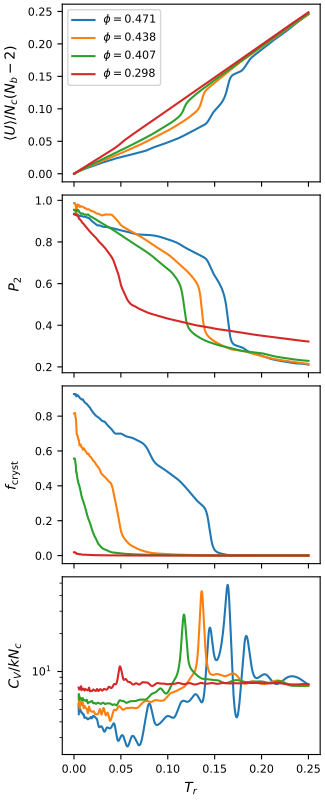

Here is the Python script that generated this plot:
#!/usr/bin/env python3
# -*- coding: utf-8 -*-
"""
created on Tue June 14 08:41:00 2021

@author: pierrekawak
"""

import sys
import numpy as np
import matplotlib.pyplot as plt
import random
import pandas as pd
import json

Nc    = 125
Nb    = 10
sigma = 1

WL_A_file_name   = "like10_ext_canon_distro.out"
WL_B_file_name   = "like10.25_ext_canon_distro.out"
WL_C_file_name   = "like10.5_ext_canon_distro.out"
WL_D_file_name   = "lx13.00_ext_canon_distro.out"

WL_A_file_params = "like10_params.json"
WL_B_file_params = "like10.25_params.json"
WL_C_file_params = "like10.5_params.json"
WL_D_file_params = "lx13.00_params.json"

usecols          = (0,1,2,3,4,5)
names            = ['T', 'Em', 'Cv', 'q6', 'P2', 'n6']

WL_A_df          = pd.read_csv(WL_A_file_name, index_col=False, delimiter=' ', 
                                   usecols=usecols, names=names)
WL_B_df          = pd.read_csv(WL_B_file_name, index_col=False, delimiter=' ', 
                                   usecols=usecols, names=names)
WL_C_df          = pd.read_csv(WL_C_file_name, index_col=False, delimiter=' ', 
                                   usecols=usecols, names=names)
WL_D_df          = pd.read_csv(WL_D_file_name, index_col=False, delimiter=' ', 
                                   usecols=usecols, names=names)

Lx_A             = float(json.load(open(WL_A_file_params, "r+"))["Lx"])
Lx_B             = float(json.load(open(WL_B_file_params, "r+"))["Lx"])
Lx_C             = float(json.load(open(WL_C_file_params, "r+"))["Lx"])
Lx_D             = float(json.load(open(WL_D_file_params, "r+"))["Lx"])

phi_A            = np.round(Nc*Nb*sigma**3/Lx_A**3*np.pi/6, 3)
phi_B            = np.round(Nc*Nb*sigma**3/Lx_B**3*np.pi/6, 3)
phi_C            = np.round(Nc*Nb*sigma**3/Lx_C**3*np.pi/6, 3)
phi_D            = np.round(Nc*Nb*sigma**3/Lx_D**3*np.pi/6, 3)

test = 1
if test:
  fig, ax = plt.subplots(4, 1, sharex=True, figsize=(3.25,2.0*4), constrained_layout=True)
else:
  fig, ax = plt.subplots(4, 1, sharex=True, figsize=(3.25,2.0*4))#, constrained_layout=True)

multiplier = 1/Nc/(Nb-2)
ax[0].plot(WL_A_df["T"], WL_A_df["Em"]*multiplier, label=r'$\phi=$'+str(phi_A))
ax[0].plot(WL_B_df["T"], WL_B_df["Em"]*multiplier, label=r'$\phi=$'+str(phi_B))
ax[0].plot(WL_C_df["T"], WL_C_df["Em"]*multiplier, label=r'$\phi=$'+str(phi_C))
ax[0].plot(WL_D_df["T"], WL_D_df["Em"]*multiplier, label=r'$\phi=$'+str(phi_D))

ax[0].set_ylabel(r"$\left<U\right>/N_{c}(N_{b}-2)$", fontsize=10, labelpad=7)
#ax[0].set_ylabel(r"$-U_{\mathrm{angle}}/k_{b}\times10^{-2}$", fontsize=10, labelpad=11)
ax[0].tick_params(axis='both', labelsize=8)
ax[0].legend(loc='best', fontsize=8)#, prop={'size': 6})

ax[1].plot(WL_A_df["T"], WL_A_df["P2"], label=r'$\phi=$'+str(phi_A))
ax[1].plot(WL_B_df["T"], WL_B_df["P2"], label=r'$\phi=$'+str(phi_B))
ax[1].plot(WL_C_df["T"], WL_C_df["P2"], label=r'$\phi=$'+str(phi_C))
ax[1].plot(WL_D_df["T"], WL_D_df["P2"], label=r'$\phi=$'+str(phi_D))
ax[1].set_ylabel(r"$P_{2}$", fontsize=10, labelpad=9)
ax[1].tick_params(axis='both', labelsize=8)

ax[2].plot(WL_A_df["T"], WL_A_df["n6"], label=r'$\phi=$'+str(phi_A))
ax[2].plot(WL_B_df["T"], WL_B_df["n6"], label=r'$\phi=$'+str(phi_B))
ax[2].plot(WL_C_df["T"], WL_C_df["n6"], label=r'$\phi=$'+str(phi_C))
ax[2].plot(WL_D_df["T"], WL_D_df["n6"], label=r'$\phi=$'+str(phi_D))
ax[2].set_ylabel(r"$f_{\mathrm{cryst}}$", fontsize=10, labelpad=9.5)
ax[2].tick_params(axis='both', labelsize=8)

cutT = 0.005
multiplier = 1/Nc #/Nb
ax[3].plot(np.array(WL_A_df["T"])[WL_A_df["T"]>cutT], np.array(WL_A_df["Cv"])[WL_A_df["T"]>cutT]*multiplier, label=r'$\phi=$'+str(phi_A))
ax[3].plot(np.array(WL_B_df["T"])[WL_A_df["T"]>cutT], np.array(WL_B_df["Cv"])[WL_A_df["T"]>cutT]*multiplier, label=r'$\phi=$'+str(phi_B))
ax[3].plot(np.array(WL_C_df["T"])[WL_A_df["T"]>cutT], np.array(WL_C_df["Cv"])[WL_A_df["T"]>cutT]*multiplier, label=r'$\phi=$'+str(phi_C))
ax[3].plot(np.array(WL_D_df["T"])[WL_A_df["T"]>cutT], np.array(WL_D_df["Cv"])[WL_A_df["T"]>cutT]*multiplier, label=r'$\phi=$'+str(phi_D))
ax[3].set_ylabel(r"$C_{V}/kN_{c}$", fontsize=10, labelpad=7)
ax[3].set_xlabel(r"$T_{r}$", fontsize=10, labelpad=5)
ax[3].tick_params(axis='both', labelsize=8)
ax[3].set_yscale('log')

if test == 0:
  plt.subplots_adjust(left=0.18, top=0.997, bottom=0.05, right=0.995, hspace=0.1)

import os
basename = os.path.splitext(__file__)[0]
plt.savefig(basename+".pdf")
